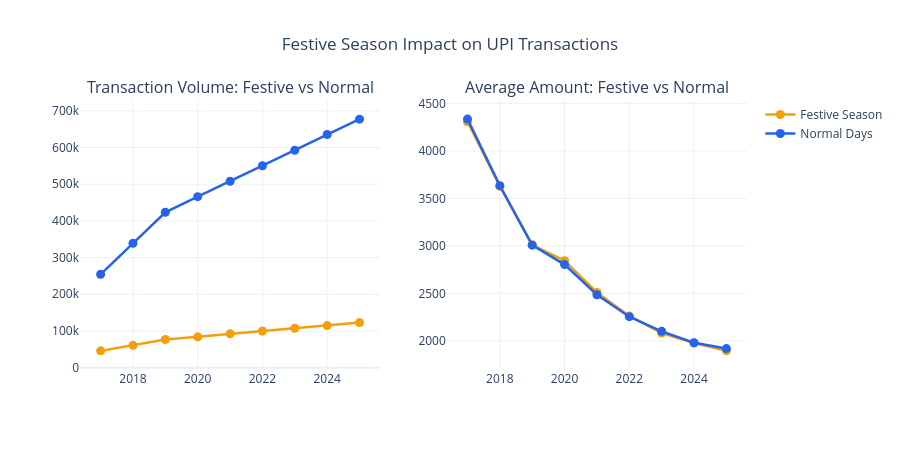

The notebook cell this image was saved under:
### Code cell
# 7.3 Festive vs normal
festive_comparison = df.groupby(["year", "is_festive"]).agg(
    txn_count  = ("txn_id",    "count"),
    avg_amount = ("amount_rs", "mean"),
).reset_index()

label_list = []
for val in festive_comparison["is_festive"]:
    if val == 1:
        label_list.append("Festive Season")
    else:
        label_list.append("Normal Days")
festive_comparison["label"] = label_list

print("Festive vs Normal comparison:")
print(festive_comparison[["year", "label", "txn_count", "avg_amount"]].to_string(index=False))

festive_color = COLORS["festive"]   # amber
normal_color  = COLORS["primary"]   # blue

fig = make_subplots(
    rows=1, cols=2,
    subplot_titles=["Transaction Volume: Festive vs Normal",
                    "Average Amount: Festive vs Normal"],
)

festive_data = festive_comparison[festive_comparison["label"] == "Festive Season"]
normal_data  = festive_comparison[festive_comparison["label"] == "Normal Days"]

fig.add_trace(
    go.Scatter(x=festive_data["year"], y=festive_data["txn_count"],
               name="Festive Season", mode="lines+markers",
               line=dict(color=festive_color, width=2.5), marker=dict(size=9)),
    row=1, col=1,
)
fig.add_trace(
    go.Scatter(x=festive_data["year"], y=festive_data["avg_amount"],
               name="Festive Season", mode="lines+markers", showlegend=False,
               line=dict(color=festive_color, width=2.5), marker=dict(size=9)),
    row=1, col=2,
)
fig.add_trace(
    go.Scatter(x=normal_data["year"], y=normal_data["txn_count"],
               name="Normal Days", mode="lines+markers",
               line=dict(color=normal_color, width=2.5), marker=dict(size=9)),
    row=1, col=1,
)
fig.add_trace(
    go.Scatter(x=normal_data["year"], y=normal_data["avg_amount"],
               name="Normal Days", mode="lines+markers", showlegend=False,
               line=dict(color=normal_color, width=2.5), marker=dict(size=9)),
    row=1, col=2,
)

fig.update_layout(
    template = PLOTLY_TEMPLATE,
    height   = 450,
    title    = dict(text="Festive Season Impact on UPI Transactions", x=0.5, xanchor="center"),
)

fig.show()

### Figure 1 — Plotly figure (JSON) as saved in the notebook; plotly's stock layout.template omitted (floating-point values rounded to 4 significant figures)
{"data": [{"line": {"color": "#F59E0B", "width": 2.5}, "marker": {"size": 9}, "mode": "lines+markers", "name": "Festive Season", "type": "scatter", "x": [2017, 2018, 2019, 2020, 2021, 2022, 2023, 2024, 2025], "xaxis": "x", "y": [45786, 61144, 76640, 84003, 92115, 99786, 107492, 114756, 122820], "yaxis": "y"}, {"line": {"color": "#F59E0B", "width": 2.5}, "marker": {"size": 9}, "mode": "lines+markers", "name": "Festive Season", "showlegend": false, "type": "scatter", "x": [2017, 2018, 2019, 2020, 2021, 2022, 2023, 2024, 2025], "xaxis": "x2", "y": [4306.0, 3628.0, 3011.0, 2844.0, 2509.0, 2263.0, 2083.0, 1977.0, 1895.0], "yaxis": "y2"}, {"line": {"color": "#2563EB", "width": 2.5}, "marker": {"size": 9}, "mode": "lines+markers", "name": "Normal Days", "type": "scatter", "x": [2017, 2018, 2019, 2020, 2021, 2022, 2023, 2024, 2025], "xaxis": "x", "y": [254214, 338856, 423360, 465997, 507885, 550214, 592508, 635244, 677180], "yaxis": "y"}, {"line": {"color": "#2563EB", "width": 2.5}, "marker": {"size": 9}, "mode": "lines+markers", "name": "Normal Days", "showlegend": false, "type": "scatter", "x": [2017, 2018, 2019, 2020, 2021, 2022, 2023, 2024, 2025], "xaxis": "x2", "y": [4334.0, 3634.0, 3008.0, 2803.0, 2486.0, 2255.0, 2100.0, 1980.0, 1919.0], "yaxis": "y2"}], "layout": {"annotations": [{"font": {"size": 16}, "showarrow": false, "text": "Transaction Volume: Festive vs Normal", "x": 0.225, "xanchor": "center", "xref": "paper", "y": 1, "yanchor": "bottom", "yref": "paper"}, {"font": {"size": 16}, "showarrow": false, "text": "Average Amount: Festive vs Normal", "x": 0.775, "xanchor": "center", "xref": "paper", "y": 1, "yanchor": "bottom", "yref": "paper"}], "height": 450, "title": {"text": "Festive Season Impact on UPI Transactions", "x": 0.5, "xanchor": "center"}, "xaxis": {"anchor": "y", "domain": [0, 0.45]}, "xaxis2": {"anchor": "y2", "domain": [0.55, 1]}, "yaxis": {"anchor": "x", "domain": [0, 1]}, "yaxis2": {"anchor": "x2", "domain": [0, 1]}}}
